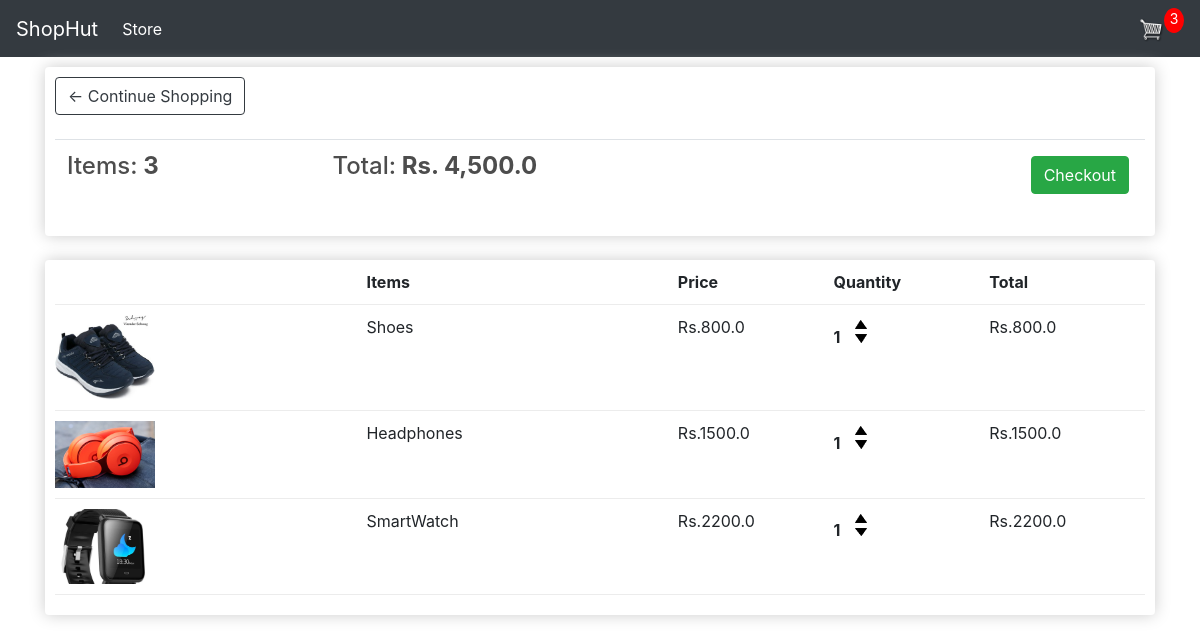
The app's page /cart/ (signed in), older data.
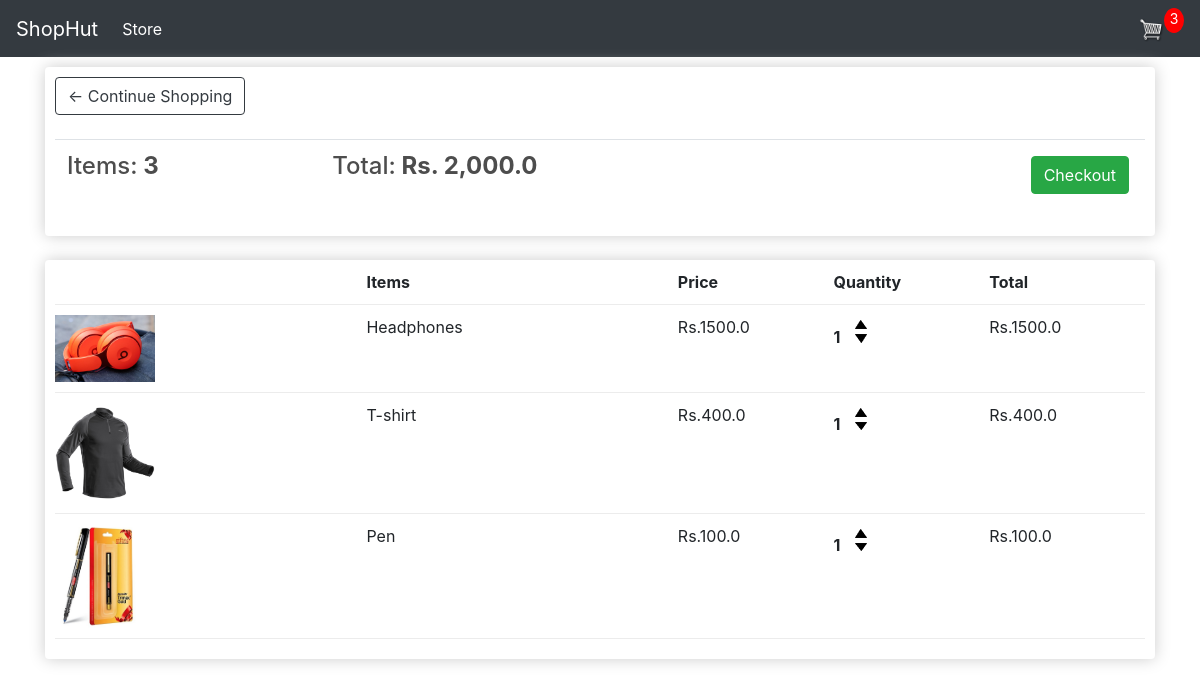
The same page, newer data.
### store/models.py (models this page shows, shortened)
class Order(models.Model):
    customer = models.ForeignKey(
        Customer, on_delete=models.SET_NULL, blank=True, null=True)
    data_ordered = models.DateField(auto_now_add=True)
    complete = models.BooleanField(default=False, null=True, blank=False)
    transaction_id = models.CharField(max_length=200, null=True)
    @property
    def get_cart_total(self):
        orderitems = self.orderitem_set.all()
        total = sum([item.quantity for item in orderitems])
        return "{:,}".format(total)
    @property
    def get_cart_items(self):
        orderitems = self.orderitem_set.all()
        total = sum([item.get_total for item in orderitems])
        return "{:,}".format(total)

class OrderItem(models.Model):
    product = models.ForeignKey(Product, on_delete=models.SET_NULL, null=True)
    order = models.ForeignKey(Order, on_delete=models.SET_NULL, null=True)
    quantity = models.IntegerField(default=0, null=True, blank=True)
    date_added = models.DateTimeField(auto_now_add=True)
    @property
    def get_total(self):
        return self.product.price * self.quantity

class Product(models.Model):
    name = models.CharField(max_length=200, null=True)
    price = models.FloatField()
    digital = models.BooleanField(default=False, null=True, blank=False)
    image = models.ImageField(null=True, blank=True)

### store/views.py (the view)
# urls.py: path('cart/', views.cart, name='cart'),
def cart(request):
    data = cartData(request)
    cartItems = data['cartItems']
    items = data['items']
    order = data['order']
    context = {'items': items, 'order': order,
               'cartItems': cartItems, 'shipping': False}
    return render(request, 'store/cart.html', context)

### store/utils.py (called while the page is built)
def cartData(request):
    if request.user.is_authenticated:
        customer = request.user.customer
        order, created = Order.objects.get_or_create(
            customer=customer, complete=False)
        items = order.orderitem_set.all()
        cartItems = order.get_cart_total
    else:
        cookieData = cookieCart(request)
        cartItems = cookieData['cartItems']
        order = cookieData['order']
        items = cookieData['items']
    return {'items': items, 'order': order, 'cartItems': cartItems}

### store/templates/store/cart.html
{% extends 'store/main.html'%} {% load static %} {% block content %}
<div class="row">
  <div class="col-lg-12">
    <div class="box-element">
      <a class="btn btn-outline-dark" href="{% url 'store'%}"
        >&#x2190; Continue Shopping</a
      >
      <br />
      <br />
      <table class="table">
        <tr>
          <th>
            <h4>Items:<strong> {{order.get_cart_total}}</strong></h4>
          </th>
          <th>
            <h4>Total:<strong> Rs. {{order.get_cart_items}}</strong></h4>
          </th>
          <th>
            <a
              style="float: right; margin: 4px;"
              class="btn btn-success"
              href="{% url 'checkout' %}"
              >Checkout</a
            >
          </th>
        </tr>
      </table>
    </div>
    <br />
    <div class="box-element">
      <div class="cart-row">
        <div style="flex: 2;"></div>
        <div style="flex: 2;"><strong>Items</strong></div>
        <div style="flex: 1;"><strong>Price</strong></div>
        <div style="flex: 1;"><strong>Quantity</strong></div>
        <div style="flex: 1;"><strong>Total</strong></div>
      </div>
      {% for item in items %}
      <div class="cart-row">
        <div style="flex: 2;">
          <img class="row-image" src="{{item.product.image.url}}" />
        </div>
        <div style="flex: 2;"><p>{{item.product.name}}</p></div>
        <div style="flex: 1;"><p>Rs.{{item.product.price}}</p></div>
        <div style="flex: 1;">
          <p class="quantity">{{item.quantity}}</p>
          <div class="quantity">
            <img
              data-product="{{item.product.id}}"
              data-action="add"
              class="chg-quantity update-cart"
              src="{% static  'images/arrow-up.png' %}"
            />
            <img
              data-product="{{item.product.id}}"
              data-action="remove"
              class="chg-quantity update-cart"
              src="{% static  'images/arrow-down.png' %}"
            />
          </div>
        </div>
        <div style="flex: 1;"><p>Rs.{{item.get_total}}</p></div>
      </div>
      {% endfor %}
    </div>
  </div>
</div>
{% endblock %}

### store/templates/store/main.html (shortened to what this page needs)
<!DOCTYPE html>
{% load static %}
<html lang="en">
  <head>
    <link rel="stylesheet" type="text/css" href="{% static 'css/main.css' %}" />
    <link
      rel="stylesheet"
      href="https://stackpath.bootstrapcdn.com/bootstrap/4.5.0/css/bootstrap.min.css"
    />
  </head>
  <body>
    {% include 'store/navbar.html' %}
    <div class="container">
      {% block content %} {% endblock %}
    </div>
  </body>
</html>

### store/templates/store/navbar.html (shortened to what this page needs)
<!DOCTYPE html>
{% load static %}
<html lang="en">
  <head>
  </head>
  <body>
    <nav class="navbar navbar-expand-lg navbar-dark bg-dark">
      <a class="navbar-brand" href="{% url 'store'%}">ShopHut</a>
      <div class="collapse navbar-collapse" id="navbarSupportedContent">
        <ul class="navbar-nav mr-auto">
          <li class="nav-item active">
            <a class="nav-link" href="{% url 'store' %}"
              >Store <span class="sr-only">(current)</span></a
            >
          </li>
        </ul>
        <form class="form-inline my-2 my-lg-0">
          <a href="{% url 'cart'%}">
            <img id="cart-icon" src="{% static 'images/cart.png' %}" />
          </a>
          <p id="cart-total">{{cartItems}}</p>
        </form>
      </div>
    </nav>
  </body>
</html>

### static/css/main.css (style rules this page uses)
body { background-color: hsl(0, 0%, 98%); }
h1, h2, h3, h4, h5, h6 { color: hsl(0, 0%, 30%); }
.box-element { box-shadow: hsl(0, 0%, 80%) 0 0 16px; background-color: #fff; border-radius: 4px; padding: 10px; }
.bg-dark { background-color: #4f868c !important; }
#cart-icon { width: 25px; display: inline-block; margin-left: 15px; }
#cart-total { display: block; text-align: center; color: #fff; background-color: red; width: 20px; height: 25px; border-radius: 50%; font-size: 14px; }
.col-lg-4, .col-lg-6, .col-lg-8, .col-lg-12 { margin-top: 10px; }
.btn { border-radius: 0; }
.row-image { width: 100px; }
.cart-row { display: flex; align-items: flex-stretch; padding-bottom: 10px; margin-bottom: 10px; border-bottom: 1px solid #ececec; }
.quantity { display: inline-block; font-weight: 700; padding-right: 10px; }
.chg-quantity { width: 12px; cursor: pointer; display: block; margin-top: 5px; transition: 0.1s; }

Row changes from the older to the newer data that the page shows:
removed Order: get_cart_total "3", get_cart_items "4,500.0"
removed OrderItem: product.image (picture), product.name "Shoes", product.price "800.0", quantity "1", get_total "800.0"
removed OrderItem: product.image (picture), product.name "SmartWatch", product.price "2200.0", quantity "1", get_total "2200.0"
added Order: get_cart_total "3", get_cart_items "2,000.0"
added OrderItem: product.image (picture), product.name "T-shirt", product.price "400.0", quantity "1", get_total "400.0"
added OrderItem: product.image (picture), product.name "Pen", product.price "100.0", quantity "1", get_total "100.0"
